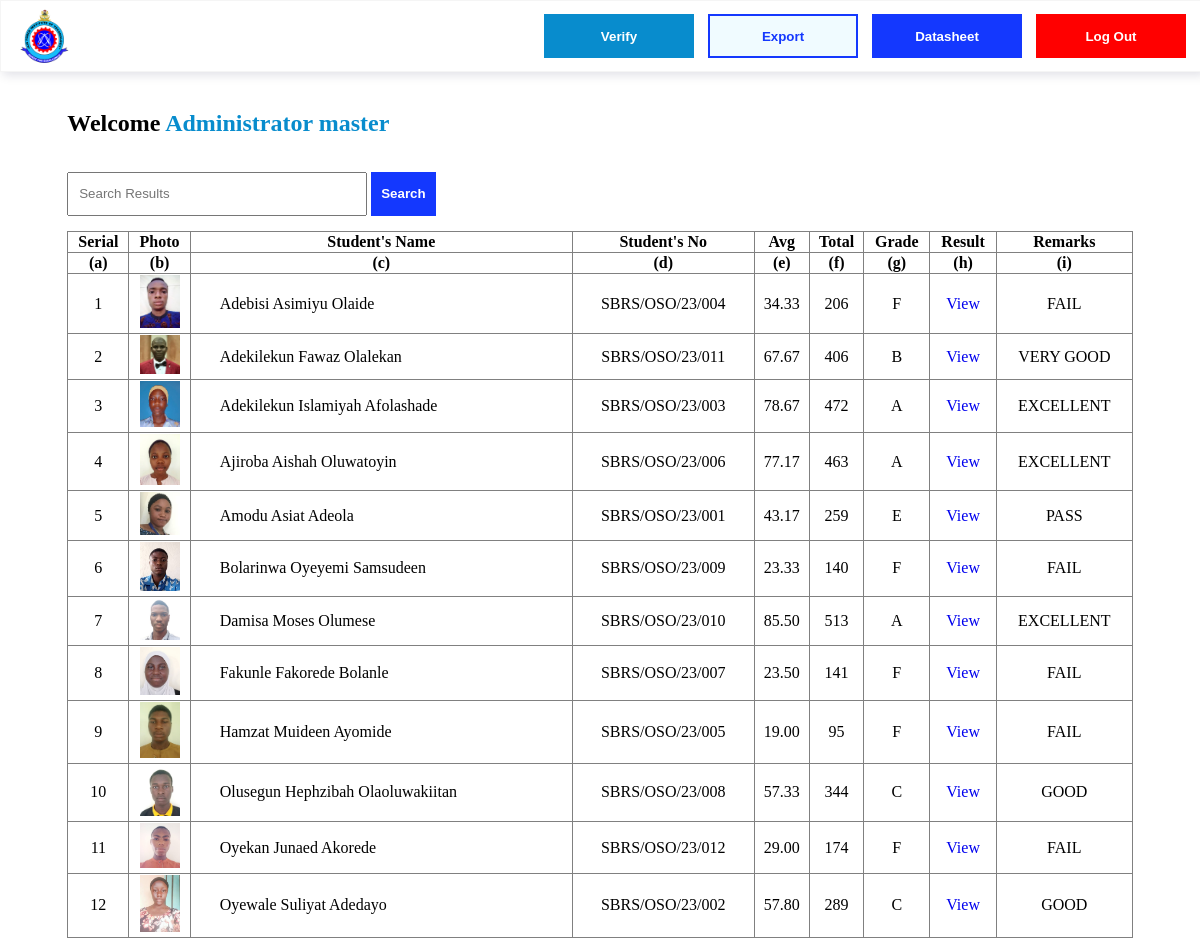
The page /results/ (signed in) on the database its author committed.
### authenticator/models.py (models this page shows, shortened)
class CustomUser(AbstractBaseUser, PermissionsMixin):
    username = models.CharField(max_length=255, unique=True)
    password = models.CharField(max_length=255)
    subject = models.ForeignKey(Subject, on_delete=models.CASCADE, null=True)
    is_active = models.BooleanField(default=True)
    is_staff = models.BooleanField(default=False)
    USERNAME_FIELD = 'username'
    REQUIRED_FIELDS = ['password']
    objects = CustomUserManager()

class Student(models.Model):
    name = models.CharField(max_length=255, unique=True)
    photo = models.ImageField(upload_to='photo/')
    student_no = models.CharField(max_length=255, unique=True)
    phone = models.CharField(max_length=100, default="0")
    year = models.CharField(max_length=255, default="2023")
    form = models.CharField(max_length=255, default="REM 6")
    registered_subject = models.ManyToManyField(Subject)
    avg = models.DecimalField(max_digits=5, decimal_places=2, default=0)
    total_score = models.IntegerField(default=0)
    total_remark = models.CharField(max_length=255, default="FAIL")
    coordinator_remark = models.CharField(max_length=500, default="Poor result, you failed. Ensure you work very hard next Semester")
    total_grade = models.CharField(max_length=2, default="F")
    qr_code = models.CharField(max_length=255, default="url")

### authenticator/views.py (the view, shortened to what this page needs)
# urls.py: path('results/', views.admin_viewer, name="results"),
@login_required
@user_passes_test(is_staff_user)
def admin_viewer(request):
    all_students = Student.objects.all().order_by('name')
    context = {
        'all_students': all_students,
        'name': request.user.username,
    }
    return render(request, 'authenticator/results.html', context)

### authenticator/views.py (called while the page is built)
def is_staff_user(user):
    return user.is_staff

### authenticator/templates/authenticator/results.html (shortened to what this page needs)
{% load static %}
<!DOCTYPE html>
<html lang="en">
<head>
    <link type="text/css" href="{% static 'styles/style.css' %}" rel="stylesheet" />
</head>
<body>
    <div id="main">
        <div id="header">
            <div class="header_wrap">
                <div class="logo">
                    <img src="{% static 'img/afit.png' %}" alt="AFIT Logo" />
                </div>
                <div class="btn-container">
                    <a href="{% url 'verify' %}">
                        <button style="width: 150px; margin: 0 10px; background-color:#088ccd;" >Verify</button>
                    </a>
                    <a href="{% url 'export' %}">
                        <button class="sec-btn" style="width: 150px;" >Export</button>
                    </a>
                    <a href="{% url 'datasheet' %}">
                        <button style="width: 150px; margin: 0 10px;" >Datasheet</button>
                    </a>
                    <a href="{% url 'logout' %}">
                        <button class="head-btn">Log Out</button>
                    </a>
                </div>
            </div>
        </div>
        <div class="head-pad"></div>
        <h2>Welcome <strong style="color:#088ccd;">Administrator {{ name }} </strong></h2>
        <div class="search">
            <form method="post">
                <input type="text"
                       name="search"
                        style="width: 300px;"
                        placeholder="Search Results"
                />
                <button style="width: fit-content;">Search</button>
            </form>
        </div>
        <div class="datasheet">
                <table border="1px" style="border-collapse: collapse;">
                    <thead>
                        <tr>
                            <th>Serial</th>
                            <th>Photo</th>
                            <th>Student's Name</th>
                            <th>Student's No</th>
                            <th>Avg</th>
                            <th>Total</th>
                            <th>Grade</th>
                            <th>Result</th>
                            <th>Remarks</th>
                        </tr>
                        <tr>
                            <th>(a)</th>
                            <th>(b)</th>
                            <th>(c)</th>
                            <th>(d)</th>
                            <th>(e)</th>
                            <th>(f)</th>
                            <th>(g)</th>
                            <th>(h)</th>
                            <th>(i)</th>
                        </tr>
                    </thead>
                    <tbody>
                        {% for student in all_students %}
                        <tr>
                            <td>{{ forloop.counter }}</td>
                            <td>
                                <div style="width: 40px; margin: auto;">
                                    <img src="{{ student.photo.url }}" width="100%"/>
                                </div>
                            </td>
                            <td style="text-align: left;">
                                {{ student.name }}
                            </td>
                            <td>{{ student.student_no }}</td>
                            <td>
                                {{ student.avg }}
                            </td>
                            <td>
                                {{ student.total_score }}
                            </td>
                            <td>{{ student.total_grade }}</td>
                            <td>
                                <a href="{% url 'viewer' student.id %}">View</a>
                            </td>
                            <td>{{ student.total_remark }}</td>
                        </tr>
                        {% endfor %}
                    </tbody>
                </table>
        </div>
    </div>
</body>
</html>

### static/styles/style.css (style rules this page uses)
:root { --bgcolor: #f0fbff; --prycolor: #1438fe; }
a { text-decoration: none; }
body { background-color: vr(--bgcolor); }
input[type="text"], input[type="password"], input[type="search"], button { width: 100%; height: 44px; margin: 15px auto; padding: 10px; box-sizing: border-box; }
button { width: 230px; border: none; background-color:var(--prycolor); color: white; cursor: pointer; font-weight: bold; transition: all 200ms ease-in; }
.sec-btn { background-color: var(--bgcolor); color: var(--prycolor); border: 2px solid var(--prycolor); }
.head-btn { width:150px; background-color: #ff0000; }
#header { width: 100%; height: 70px; border: 1px solid whitesmoke; background-color: white; box-shadow: 3px 3px 10px rgba(1, 1, 56, 0.124); position: fixed; left: 0; top: 0; display: flex; justify-content: space-between; align-items: center; }
.head-pad { height: 72px; margin-bottom: 30px; }
.header_wrap { width:97.5%; margin: auto; display: flex; justify-content: space-between; align-items: center; height: 60px; }
.logo { width: 60px; height: 60px; margin-right:15px ; display: flex; }
.logo img { width: 100%; height: 100%; }
#main { width: 90%; margin: auto; }
table { width: 100%; }
td { margin: 0; text-align: center; }
.btn-container { width: fit-content; box-sizing: border-box; }

### rows shown on the page
CustomUser: username "master"
Student: photo (picture), name "Adebisi Asimiyu Olaide", student_no "SBRS/OSO/23/004", avg "34.33", total_score "206", total_grade "F", total_remark "FAIL"
Student: photo (picture), name "Adekilekun Fawaz Olalekan", student_no "SBRS/OSO/23/011", avg "67.67", total_score "406", total_grade "B", total_remark "VERY GOOD"
Student: photo (picture), name "Adekilekun Islamiyah Afolashade", student_no "SBRS/OSO/23/003", avg "78.67", total_score "472", total_grade "A", total_remark "EXCELLENT"
Student: photo (picture), name "Ajiroba Aishah Oluwatoyin", student_no "SBRS/OSO/23/006", avg "77.17", total_score "463", total_grade "A", total_remark "EXCELLENT"
Student: photo (picture), name "Amodu Asiat Adeola", student_no "SBRS/OSO/23/001", avg "43.17", total_score "259", total_grade "E", total_remark "PASS"
Student: photo (picture), name "Bolarinwa Oyeyemi Samsudeen", student_no "SBRS/OSO/23/009", avg "23.33", total_score "140", total_grade "F", total_remark "FAIL"
Student: photo (picture), name "Damisa Moses Olumese", student_no "SBRS/OSO/23/010", avg "85.50", total_score "513", total_grade "A", total_remark "EXCELLENT"
Student: photo (picture), name "Fakunle Fakorede Bolanle", student_no "SBRS/OSO/23/007", avg "23.50", total_score "141", total_grade "F", total_remark "FAIL"
Student: photo (picture), name "Hamzat Muideen Ayomide", student_no "SBRS/OSO/23/005", avg "19.00", total_score "95", total_grade "F", total_remark "FAIL"
Student: photo (picture), name "Olusegun Hephzibah Olaoluwakiitan", student_no "SBRS/OSO/23/008", avg "57.33", total_score "344", total_grade "C", total_remark "GOOD"
Student: photo (picture), name "Oyekan Junaed Akorede", student_no "SBRS/OSO/23/012", avg "29.00", total_score "174", total_grade "F", total_remark "FAIL"
Student: photo (picture), name "Oyewale Suliyat Adedayo", student_no "SBRS/OSO/23/002", avg "57.80", total_score "289", total_grade "C", total_remark "GOOD"
